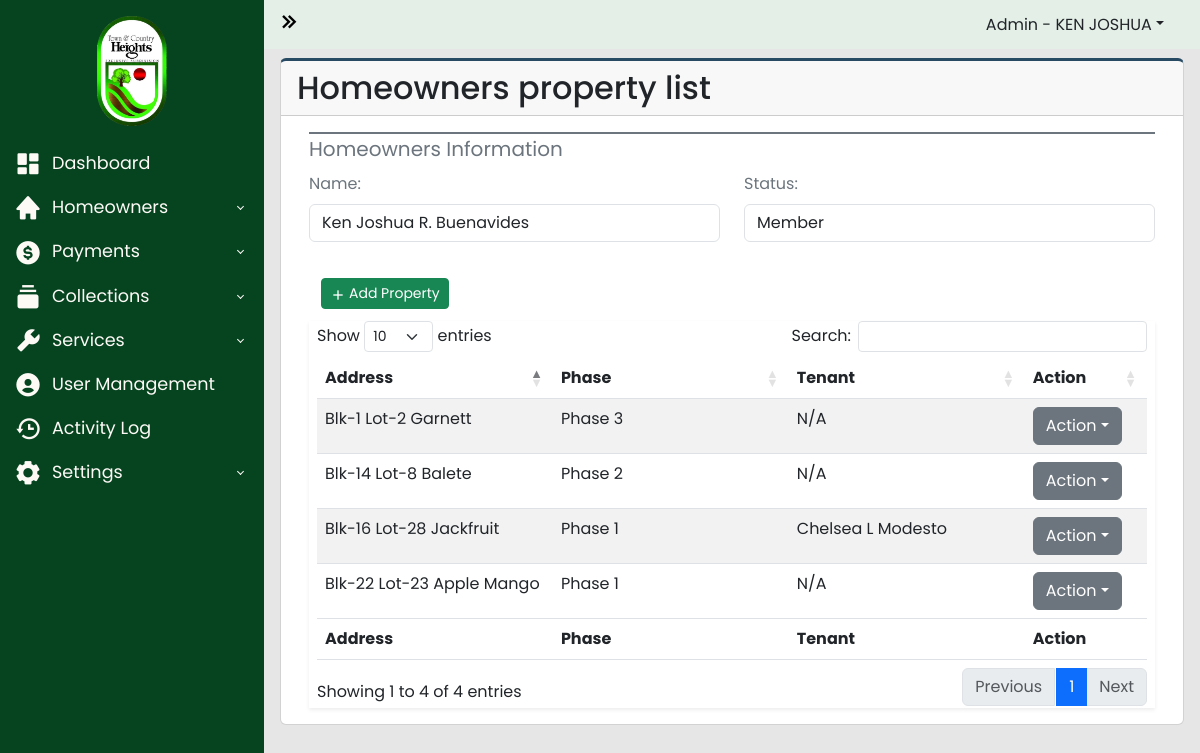
/admin-panel/property.php?id=57 (signed in), run on an earlier commit of the app's database.
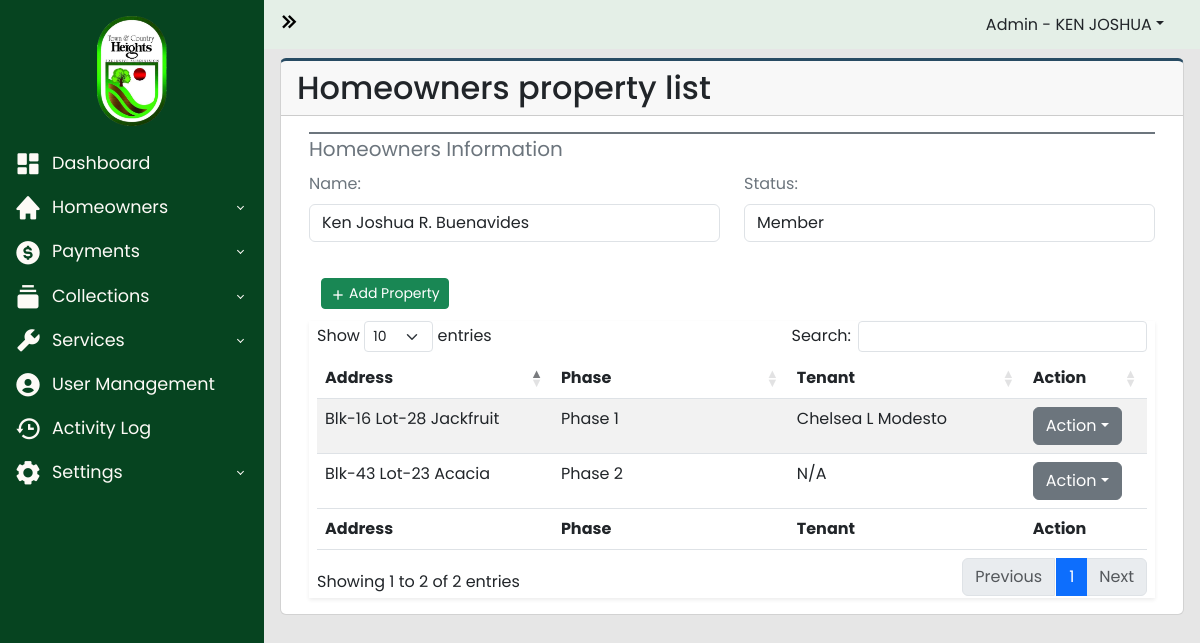
And on a later commit of the database.
### tables this page shows
CREATE TABLE `property_list` (
  `id` int(100) NOT NULL,
  `homeowners_id` int(100) NOT NULL,
  `blk` varchar(100) NOT NULL,
  `lot` varchar(100) NOT NULL,
  `phase` varchar(100) NOT NULL,
  `street` varchar(100) NOT NULL,
  `tenant` int(100) DEFAULT NULL
);

CREATE TABLE `homeowners_users` (
  `id` int(100) NOT NULL,
  `account_number` varchar(100) NOT NULL,
  `username` varchar(100) NOT NULL,
  `password` varchar(100) NOT NULL,
  `firstname` varchar(100) NOT NULL,
  `lastname` varchar(100) NOT NULL,
  `middle_initial` varchar(100) NOT NULL,
  `email` varchar(100) NOT NULL,
  `phone_number` varchar(100) NOT NULL,
  `blk` varchar(100) NOT NULL,
  `lot` varchar(100) NOT NULL,
  `street` varchar(100) NOT NULL,
  `phase` varchar(100) NOT NULL,
  `status` varchar(100) NOT NULL,
  `tenant_name` varchar(100) NOT NULL
);

### admin-panel/property.php (the view, shortened to what the changed rows need)
<?php
require_once("../includes/header.php");
?>
<?php
$server = new Server;
$server->adminAuthentication();
$id = $_GET['id'];
?>
<body>
  <div class="wrapper">
    <div class="main">
      <main class="content px-3 py-2">
        <div class="card card-border">
          <div class="card-header">
            <h2>Homeowners property list</h2>
          </div>
          <div class="card-body">
            <div class="container-fluid">
              <section class="main-content mt-4">
                <div class="row">
                  <div class="col-xs-12">
                    <div class="box">
                      <div class="body-box shadow-sm">
                        <div class="table-responsive mx-2">
                          <table id="propertyTable" class="table table-striped" style="width:100%">
                            <thead>
                              <tr>
                                <th width="20%">Address</th>
                                <th width="20%">Phase</th>
                                <th width="20%">Tenant</th>
                                <th scope="col" width="5%">Action</th>
                              </tr>
                            </thead>
                            <tbody>
                              <?php
                              $query = "SELECT * FROM property_list WHERE homeowners_id = :id";
                              $data = ["id" => $id];
                              $connection = $server->openConn();
                              $stmt = $connection->prepare($query);
                              $stmt->execute($data);
                              $count = $stmt->rowCount();
                              if ($count) {
                                while ($result = $stmt->fetch()) {
                                  $blk = $result['blk'];
                                  $lot = $result['lot'];
                                  $phase = $result['phase'];
                                  $street = $result['street'];
                                  $tenant_id = $result['tenant'];
                              ?>
                                  <tr>
                                    <td><?php echo "Blk-" . $blk . " Lot-" . $lot . " " . $street ?></td>
                                    <td><?php echo $phase ?></td>
                                    <td><?php
                                      $query2 = "SELECT * FROM homeowners_users WHERE id = :id";
                                      $data2 = ["id" => $tenant_id];
                                      $stmt2 = $connection->prepare($query2);
                                      $stmt2->execute($data2);
                                      $result2 = $stmt2->fetch();
                                      if($tenant_id != null){
                                        echo $result2['firstname']." ".$result2['middle_initial']. " " . $result2['lastname'] ;
                                      } else {
                                        echo "N/A";
                                      }
                                    ?></td>
                                    <td>
                                      <div class="dropdown">
                                        <a class="btn btn-secondary dropdown-toggle" type="button" data-bs-toggle="dropdown">Action</a>
                                      </div>
                                    </td>
                                  </tr>
                              <?php
                                }
                              } else {
                              }
                              ?>
                            </tbody>
                            <tfoot>
                              <tr>
                                <th width="20%">Address</th>
                                <th width="20%">Phase</th>
                                <th width="20%">Tenant</th>
                                <th scope="col" width="5%">Action</th>
                              </tr>
                            </tfoot>
                          </table>
                        </div>
                      </div>
                    </div>
                  </div>
                </div>
              </section>
            </div>
          </div>
        </div>
      </main>
    </div>
  </div>
  <?php
  include("../includes/footer.php");
  ?>

What changed in the data, as far as the page shows it:
removed property_list: blk "22", lot "23", street "Apple Mango", phase "Phase 1", shows "N/A"
removed property_list: blk "1", lot "2", street "Garnett", phase "Phase 3", shows "N/A"
removed property_list: blk "14", lot "8", street "Balete", phase "Phase 2", shows "N/A"
added property_list: blk "43", lot "23", street "Acacia", phase "Phase 2", shows "N/A"
Also different on the page:
text written by a page script: "Show entries Search: Showing 1 to 4 of 4 entries Previous 1 Next" → "Show entries Search: Showing 1 to 2 of 2 entries Previous 1 Next"
